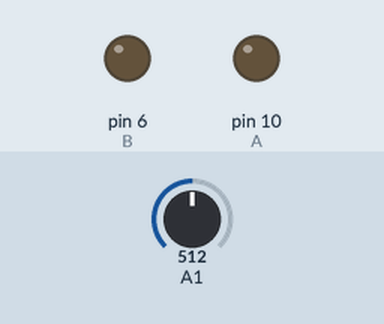
Recording of a sketch running on a simulated Arduino Uno, built with avr-gcc and run on an emulated ATmega328P. Shown: output pins drawn as LEDs (lit = HIGH). The inputs (shaded band) are chosen by the test bench; at power-on: A1 = 512. What the sketch prints to the serial monitor is not drawn.

Above: at 1.8 s.
1.9 s: A1 set to 617
3.4 s: A1 set to 636
At 5.4 s:
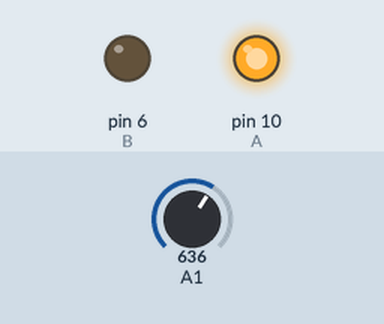
Timing chart, 0 to 11.5 s (numbered marks = the images above; inputs shaded):
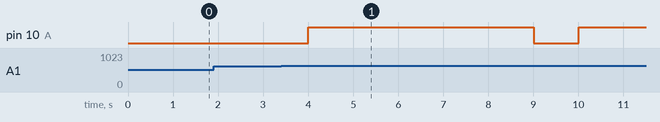

Measured:
- the behaviour switches between 624 and 625 on A1 (found by bisection; images 0 and 1)
- after the input at 1.9 s, every drawn part: stays the same
- after the input at 3.4 s, pin 10 (A): LOW → HIGH after 0.60 s, → LOW 5.0 s later, → HIGH 1.0 s later

The sketch:

soil_moisture.ino
```cpp
int A = 10;  // A를 연결한 디지털 핀
int B = 6;   // B를 연결한 디지털 핀

// YL-69 Soil Moisture Sensor

void setup() {
  pinMode(A, OUTPUT);  // A를 출력 핀으로 설정
  pinMode(B, OUTPUT);  // B를 출력 핀으로 설정
  Serial.begin(9600);
}

void loop() {

  int Soil_moisture = analogRead(A1); // 아날로그 핀에서 값 가져오기
  int humi = map(Soil_moisture, 0, 1023, 100, 0); // 아날로그 값을 퍼센트로 매핑

  Serial.print("토양 습도(%) : ");
  Serial.println(humi);

  if(humi < 40){
    digitalWrite(A, HIGH);  // 정방향으로 모터 회전
    digitalWrite(B, LOW);
    delay(5000);  // 5초동안 상태 유지
  }

  digitalWrite(A, LOW);  // 모터 정지
  digitalWrite(B, LOW);

  delay(1000);
}
```
